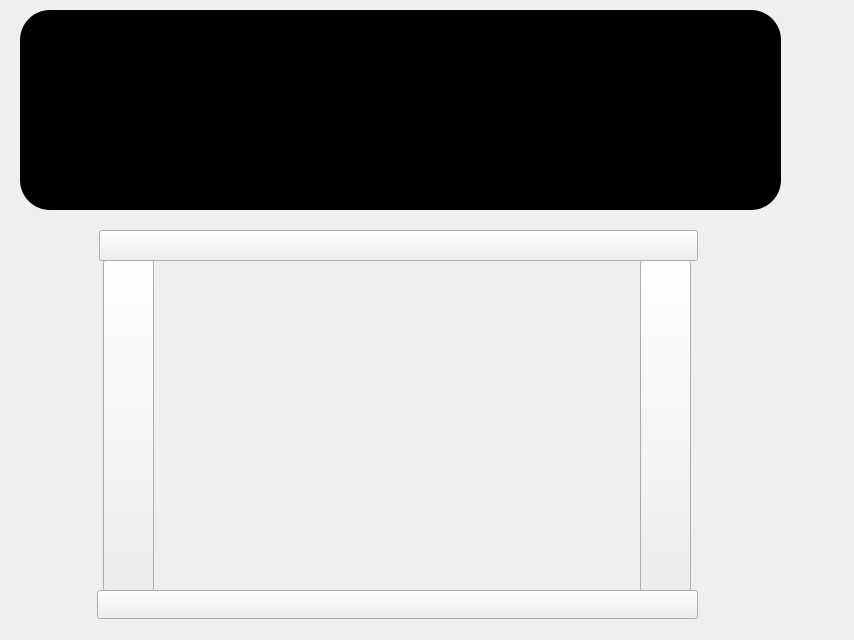
<?xml version="1.0" encoding="UTF-8"?>
<ui version="4.0">
 <class>outofbounds</class>
 <widget class="QWidget" name="outofbounds">
  <property name="geometry">
   <rect>
    <x>0</x>
    <y>0</y>
    <width>854</width>
    <height>640</height>
   </rect>
  </property>
  <property name="windowTitle">
   <string>Form</string>
  </property>
  <property name="toolTip">
   <string/>
  </property>
  <widget class="QLabel" name="field">
   <property name="geometry">
    <rect>
     <x>97</x>
     <y>230</y>
     <width>601</width>
     <height>391</height>
    </rect>
   </property>
   <property name="text">
    <string/>
   </property>
   <property name="pixmap">
    <pixmap resource="Resources.qrc">:/new/prefix1/Images/soccerField3.png</pixmap>
   </property>
   <property name="scaledContents">
    <bool>true</bool>
   </property>
  </widget>
  <widget class="QPushButton" name="sideLineOutOfBounds2">
   <property name="geometry">
    <rect>
     <x>97</x>
     <y>590</y>
     <width>601</width>
     <height>29</height>
    </rect>
   </property>
   <property name="toolTip">
    <string>&lt;html&gt;&lt;head/&gt;&lt;body&gt;&lt;p&gt;&lt;span style=&quot; font-size:12pt; font-weight:700;&quot;&gt;Sideline:&lt;/span&gt;&lt;/p&gt;&lt;p&gt;&lt;span style=&quot; font-size:10pt;&quot;&gt;If the ball completely crosses the sideline whether in ground or air and enters this area, this ball goes out of bounds.&lt;/span&gt;&lt;/p&gt;&lt;p&gt;&lt;span style=&quot; font-size:10pt; font-weight:700;&quot;&gt;Result: &lt;/span&gt;&lt;span style=&quot; font-size:10pt;&quot;&gt;a throw-in is granted to the team that did not touch the ball last&lt;br/&gt;&lt;/span&gt;&lt;/p&gt;&lt;p&gt;&lt;span style=&quot; font-size:10pt; font-weight:700;&quot;&gt;Rules for throw-in: &lt;/span&gt;Both feet must be on or behind thesideline, touching the ground. The ball must be thrown from behind and over the head&lt;span style=&quot; font-weight:700;&quot;&gt;.&lt;/span&gt;&lt;/p&gt;&lt;/body&gt;&lt;/html&gt;</string>
   </property>
   <property name="text">
    <string/>
   </property>
   <property name="icon">
    <iconset resource="Resources.qrc">
     <normaloff>:/new/prefix1/Images/sideline.png</normaloff>:/new/prefix1/Images/sideline.png</iconset>
   </property>
   <property name="iconSize">
    <size>
     <width>605</width>
     <height>36</height>
    </size>
   </property>
  </widget>
  <widget class="QPushButton" name="behindGoalOutOfBounds1">
   <property name="geometry">
    <rect>
     <x>103</x>
     <y>260</y>
     <width>51</width>
     <height>331</height>
    </rect>
   </property>
   <property name="toolTip">
    <string>&lt;html&gt;&lt;head/&gt;&lt;body&gt;&lt;p&gt;&lt;span style=&quot; font-size:12pt; font-weight:700;&quot;&gt;Goal Line (Not a goal):&lt;/span&gt;&lt;/p&gt;&lt;p&gt;When the ball &lt;span style=&quot; font-weight:700;&quot;&gt;completely crosses the goal line&lt;/span&gt; and eneter this area but &lt;span style=&quot; font-weight:700;&quot;&gt;no goal is scored&lt;/span&gt;, one of two things can happen:&lt;/p&gt;&lt;h5 style=&quot; margin-top:12px; margin-bottom:4px; margin-left:0px; margin-right:0px; -qt-block-indent:0; text-indent:0px;&quot;&gt;&lt;span style=&quot; font-size:small; font-weight:700;&quot;&gt;a. Last touched by the attacking team&lt;/span&gt;&lt;/h5&gt;&lt;ul style=&quot;margin-top: 0px; margin-bottom: 0px; margin-left: 0px; margin-right: 0px; -qt-list-indent: 1;&quot;&gt;&lt;li style=&quot; margin-top:12px; margin-bottom:12px; margin-left:0px; margin-right:0px; -qt-block-indent:0; text-indent:0px;&quot;&gt;&lt;span style=&quot; font-weight:700;&quot;&gt;Restart: Goal kick&lt;/span&gt; for the defending team.&lt;/li&gt;&lt;/ul&gt;&lt;h5 style=&quot; margin-top:12px; margin-bottom:4px; margin-left:0px; margin-right:0px; -qt-block-indent:0; text-indent:0px;&quot;&gt;&lt;span style=&quot; font-size:small; font-weight:700;&quot;&gt;b. Last touched by the defending team&lt;/span&gt;&lt;/h5&gt;&lt;ul style=&quot;margin-top: 0px; margin-bottom: 0px; margin-left: 0px; margin-right: 0px; -qt-list-indent: 1;&quot;&gt;&lt;li style=&quot; margin-top:12px; margin-bottom:12px; margin-left:0px; margin-right:0px; -qt-block-indent:0; text-indent:0px;&quot;&gt;&lt;span style=&quot; font-weight:700;&quot;&gt;Restart: Corner kick&lt;/span&gt; for the attacking team. &lt;/li&gt;&lt;/ul&gt;&lt;/body&gt;&lt;/html&gt;</string>
   </property>
   <property name="text">
    <string/>
   </property>
   <property name="icon">
    <iconset resource="Resources.qrc">
     <normaloff>:/new/prefix1/Images/goalLine1.png</normaloff>:/new/prefix1/Images/goalLine1.png</iconset>
   </property>
   <property name="iconSize">
    <size>
     <width>60</width>
     <height>331</height>
    </size>
   </property>
  </widget>
  <widget class="QTextBrowser" name="textBrowser">
   <property name="geometry">
    <rect>
     <x>20</x>
     <y>10</y>
     <width>761</width>
     <height>200</height>
    </rect>
   </property>
   <property name="styleSheet">
    <string notr="true">background-color:black;
border-radius: 30px;</string>
   </property>
   <property name="html">
    <string>&lt;!DOCTYPE HTML PUBLIC &quot;-//W3C//DTD HTML 4.0//EN&quot; &quot;http://www.w3.org/TR/REC-html40/strict.dtd&quot;&gt;
&lt;html&gt;&lt;head&gt;&lt;meta name=&quot;qrichtext&quot; content=&quot;1&quot; /&gt;&lt;meta charset=&quot;utf-8&quot; /&gt;&lt;style type=&quot;text/css&quot;&gt;
p, li { white-space: pre-wrap; }
hr { height: 1px; border-width: 0; }
li.unchecked::marker { content: &quot;\2610&quot;; }
li.checked::marker { content: &quot;\2612&quot;; }
&lt;/style&gt;&lt;/head&gt;&lt;body style=&quot; font-family:'Segoe UI'; font-size:9pt; font-weight:400; font-style:normal;&quot;&gt;
&lt;p align=&quot;center&quot; style=&quot; margin-top:0px; margin-bottom:0px; margin-left:0px; margin-right:0px; -qt-block-indent:0; text-indent:0px;&quot;&gt;&lt;span style=&quot; font-size:22pt; font-weight:700; text-decoration: underline;&quot;&gt;Ball out of bounds&lt;/span&gt;&lt;/p&gt;
&lt;p align=&quot;center&quot; style=&quot; margin-top:0px; margin-bottom:0px; margin-left:0px; margin-right:0px; -qt-block-indent:0; text-indent:0px;&quot;&gt;&lt;span style=&quot; font-size:14pt;&quot;&gt;The ball goes out of bounds if it goes past the boundaries of the field, marked by the white lines at the edges. Hover over the areas outside the edges to know more about what happens when the ball goes out of bounds. &lt;/span&gt;&lt;/p&gt;
&lt;p align=&quot;center&quot; style=&quot; margin-top:0px; margin-bottom:0px; margin-left:0px; margin-right:0px; -qt-block-indent:0; text-indent:0px;&quot;&gt;&lt;span style=&quot; font-size:14pt; font-weight:700;&quot;&gt;Click on the areas outside the edges to see what happens when the ball goes in that area.&lt;/span&gt;&lt;/p&gt;&lt;/body&gt;&lt;/html&gt;</string>
   </property>
  </widget>
  <widget class="QPushButton" name="sideLineOutOfBounds1">
   <property name="geometry">
    <rect>
     <x>99</x>
     <y>230</y>
     <width>599</width>
     <height>31</height>
    </rect>
   </property>
   <property name="toolTip">
    <string>&lt;html&gt;&lt;head/&gt;&lt;body&gt;&lt;p&gt;&lt;span style=&quot; font-size:12pt; font-weight:700;&quot;&gt;Sideline:&lt;/span&gt;&lt;/p&gt;&lt;p&gt;&lt;span style=&quot; font-size:10pt;&quot;&gt;If the ball completely crosses the sideline whether in ground or air and enters this area, this ball goes out of bounds.&lt;/span&gt;&lt;/p&gt;&lt;p&gt;&lt;span style=&quot; font-size:10pt; font-weight:700;&quot;&gt;Result: &lt;/span&gt;&lt;span style=&quot; font-size:10pt;&quot;&gt;a throw-in is granted to the team that did not touch the ball last&lt;br/&gt;&lt;/span&gt;&lt;/p&gt;&lt;p&gt;&lt;span style=&quot; font-size:10pt; font-weight:700;&quot;&gt;Rules for throw-in: &lt;/span&gt;Both feet must be on or behind thesideline, touching the ground. The ball must be thrown from behind and over the head&lt;span style=&quot; font-weight:700;&quot;&gt;.&lt;/span&gt;&lt;/p&gt;&lt;/body&gt;&lt;/html&gt;</string>
   </property>
   <property name="text">
    <string/>
   </property>
   <property name="icon">
    <iconset resource="Resources.qrc">
     <normaloff>:/new/prefix1/Images/sideline.png</normaloff>:/new/prefix1/Images/sideline.png</iconset>
   </property>
   <property name="iconSize">
    <size>
     <width>605</width>
     <height>36</height>
    </size>
   </property>
  </widget>
  <widget class="QPushButton" name="behindGoalOutOfBounds2">
   <property name="geometry">
    <rect>
     <x>640</x>
     <y>260</y>
     <width>51</width>
     <height>331</height>
    </rect>
   </property>
   <property name="toolTip">
    <string>&lt;html&gt;&lt;head/&gt;&lt;body&gt;&lt;p&gt;&lt;span style=&quot; font-size:12pt; font-weight:700;&quot;&gt;Goal Line (Not a goal):&lt;/span&gt;&lt;/p&gt;&lt;p&gt;When the ball &lt;span style=&quot; font-weight:700;&quot;&gt;completely crosses the goal line&lt;/span&gt; and eneter this area but &lt;span style=&quot; font-weight:700;&quot;&gt;no goal is scored&lt;/span&gt;, one of two things can happen:&lt;/p&gt;&lt;h5 style=&quot; margin-top:12px; margin-bottom:4px; margin-left:0px; margin-right:0px; -qt-block-indent:0; text-indent:0px;&quot;&gt;&lt;span style=&quot; font-size:small; font-weight:700;&quot;&gt;a. Last touched by the attacking team&lt;/span&gt;&lt;/h5&gt;&lt;ul style=&quot;margin-top: 0px; margin-bottom: 0px; margin-left: 0px; margin-right: 0px; -qt-list-indent: 1;&quot;&gt;&lt;li style=&quot; margin-top:12px; margin-bottom:12px; margin-left:0px; margin-right:0px; -qt-block-indent:0; text-indent:0px;&quot;&gt;&lt;span style=&quot; font-weight:700;&quot;&gt;Restart: Goal kick&lt;/span&gt; for the defending team.&lt;/li&gt;&lt;/ul&gt;&lt;h5 style=&quot; margin-top:12px; margin-bottom:4px; margin-left:0px; margin-right:0px; -qt-block-indent:0; text-indent:0px;&quot;&gt;&lt;span style=&quot; font-size:small; font-weight:700;&quot;&gt;b. Last touched by the defending team&lt;/span&gt;&lt;/h5&gt;&lt;ul style=&quot;margin-top: 0px; margin-bottom: 0px; margin-left: 0px; margin-right: 0px; -qt-list-indent: 1;&quot;&gt;&lt;li style=&quot; margin-top:12px; margin-bottom:12px; margin-left:0px; margin-right:0px; -qt-block-indent:0; text-indent:0px;&quot;&gt;&lt;span style=&quot; font-weight:700;&quot;&gt;Restart: Corner kick&lt;/span&gt; for the attacking team. &lt;/li&gt;&lt;/ul&gt;&lt;/body&gt;&lt;/html&gt;</string>
   </property>
   <property name="text">
    <string/>
   </property>
   <property name="icon">
    <iconset resource="Resources.qrc">
     <normaloff>:/new/prefix1/Images/goalLine2.png</normaloff>:/new/prefix1/Images/goalLine2.png</iconset>
   </property>
   <property name="iconSize">
    <size>
     <width>60</width>
     <height>331</height>
    </size>
   </property>
  </widget>
 </widget>
 <resources>
  <include location="Resources.qrc"/>
 </resources>
 <connections/>
</ui>
